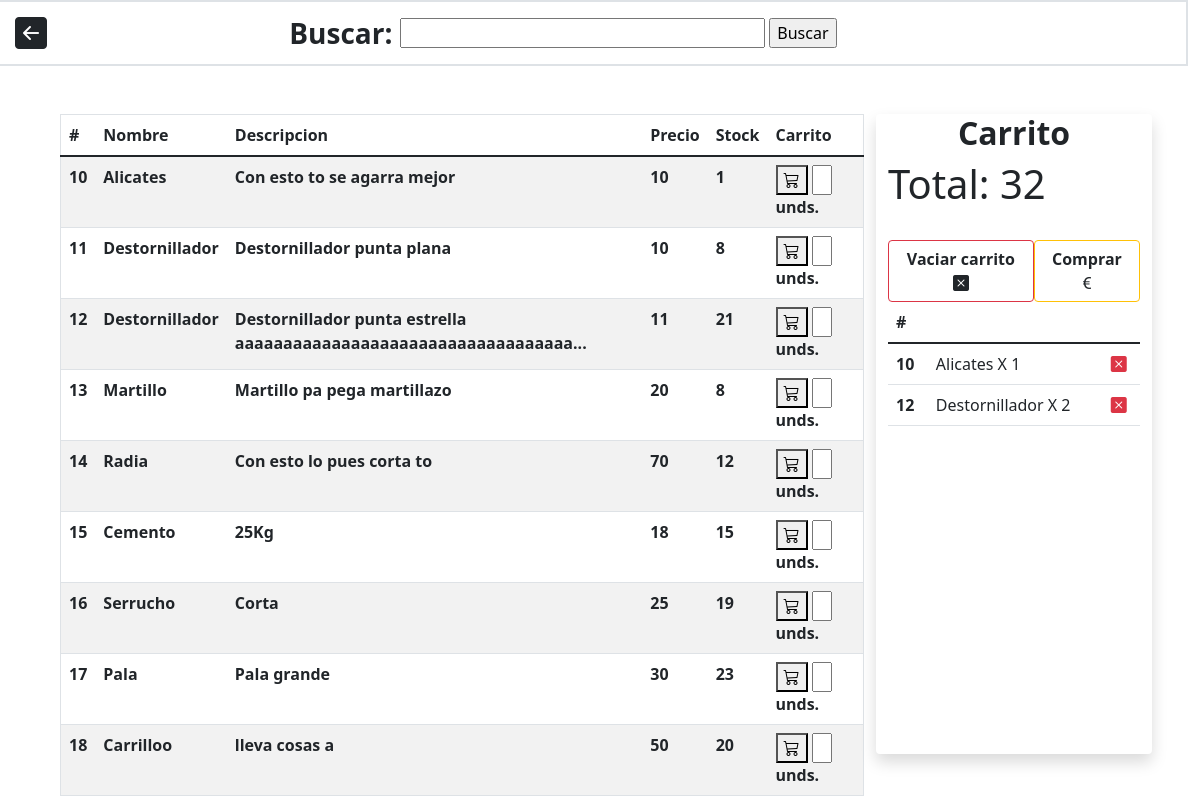
/proyecto/funciones/venta/vender/vender.php (signed in), run on the app's committed database.
### tables this page shows
CREATE TABLE `item` (
  `id_item` int(4) NOT NULL,
  `nombre` varchar(50) NOT NULL,
  `descripcion` varchar(500) NOT NULL,
  `precio` double NOT NULL,
  `stock` int(4) NOT NULL
);

CREATE TABLE `ventaitem` (
  `id_item` int(11) NOT NULL,
  `id_venta` int(11) NOT NULL,
  `cantidad` int(6) NOT NULL
);

### proyecto/clases/item.php (called while the page is built, shortened)
<?php
require_once("conexion.php");
class Item{
    public function getId(){
        return $this->id;
    }
    public static function buscarItem(string $item):array{
        if ($item!=null) {
            $conexion = Conexion::crearConexion();
            $query = "SELECT * FROM `item` WHERE nombre LIKE ?";
            $resultado = $conexion->hacerConsulta($query, $item);
            $items = [];
            foreach ($resultado as $item) {
                $nuevo = new Item($item->id_item, $item->nombre, $item->descripcion, $item->precio, $item->stock);
                array_push($items, $nuevo);
            }
            return $items;
        }
        return [];
    }
    public static function buscarItemId(int $id_item):?Item{
        if ($id_item!=null) {
            $conexion = Conexion::crearConexion();
            $query = "SELECT * FROM `item` WHERE id_item = ?";
            $item = $conexion->hacerConsulta($query, $id_item);
            $item = $item[0];
            $nuevo = new Item($item->id_item, $item->nombre, $item->descripcion, $item->precio, $item->stock);
            return $nuevo;
        }
        return null;
    }
}

### proyecto/clases/conexion.php (called while the page is built, shortened)
<?php
class Conexion{
    private static $instancia = null;
    public ?PDO $conexion = null;
    private function __construct(){
        $this->conexion = new PDO("mysql:host=localhost;dbname=proyecto", "root", "");
    }
    public static function crearConexion():Conexion|Exception{
        if (self::$instancia==null) {
            try {
                self::$instancia = new Conexion();
            } catch (PDOException $e) {
                return $e;
            }
        }
        return self::$instancia;
    }
    public function hacerConsulta($query, ...$parametros):array{
        $prep = $this->conexion->prepare($query);
        for ($i=1; $i < count($parametros)+1; $i++) {
            $prep->bindValue($i, $parametros[$i-1]);
        }
        $prep->execute();
        $res=[];
        for ($i=0; $i < $prep->rowCount(); $i++) {
            $res[$i]=$prep->fetchObject();
        }
        return $res;
    }
}

### proyecto/clases/venta.php (called while the page is built, shortened)
<?php
require_once("conexion.php");
require_once("item.php");
    class Venta{
        private Conexion $conexion;
        public function __construct(private int $id_empleado, private $valor=0, private $fecha="", private $id=null){
            $this->conexion = Conexion::crearConexion();
        }
        public static function recuperarInstanciaVenta($idVenta):Venta{
            $conexion = Conexion::crearConexion();
            $query = "SELECT * FROM `venta` WHERE id_venta = ?; ";
            $res = $conexion->hacerConsulta($query, $idVenta);
            $res = $res[0];
            return new Venta($res->id_empleado, $res->valor, $res->fecha, $res->id_venta);
        }
        public function consultarVentaItem():array{
            $query = "SELECT * FROM `ventaItem` WHERE id_venta = ?; ";
            return $this->conexion->hacerConsulta($query, $this->id);
        }
        public function obtenerValor():array{
            $query = "SELECT SUM(I.precio*VI.cantidad) AS total FROM ventaitem VI JOIN item I ON VI.id_item = I.id_item WHERE VI.id_venta=?;";
            return $this->conexion->hacerConsulta($query, $this->id);
        }
    }

### proyecto/funciones/venta/vender/vender.php (the view, shortened to what this page needs)
<?php
require_once("../../../clases/item.php");
require_once("../../../clases/venta.php");
?>
<!DOCTYPE html>
<html lang="en">
<head>
    <link href="https://cdn.jsdelivr.net/npm/bootstrap@5.1.3/dist/css/bootstrap.min.css" rel="stylesheet">
    <link rel="stylesheet" href="https://cdn.jsdelivr.net/npm/bootstrap-icons@1.7.1/font/bootstrap-icons.css">
</head>
<header class="row border border-2 w-100">
    <form class="col-1" action="../../atras/atras.php">
        <button class="btn"><i class="bi bi-arrow-left-square-fill fs-2"></i></button>
    </form>
    <div class="d-flex justify-content-center align-items-center col-10">
        <span class="fs-3 fw-bold me-2">Buscar: </span>
        <form method="GET" class="w-50">
            <input class="w-75" id="input" name="busqueda" type="text" value=<?= $_GET['busqueda']??"" ?>>
            <input id="buscar" type="submit" value="Buscar">
        </form>
    </div>
</header>
<body>
    <div class="row mt-5 ms-5 me-5">
        <div class="col-9 d-flex flex-column align-items-center">
                <table class="border table table-striped">
                    <thead>
                        <tr>
                            <th scope="col">#</th>
                            <th scope="col">Nombre</th>
                            <th scope="col">Descripcion</th>
                            <th scope="col">Precio</th>
                            <th scope="col">Stock</th>
                            <th scope="col">Carrito</th>
                        </tr>
                    </thead>
                    <tbody>
                        <?php
                    if (isset($_GET["busqueda"])) {
                        $resultado = Item::buscarItem("%".$_GET["busqueda"]."%");
                        listar($resultado);
                    }
                    else{
                        $resultado = Item::buscarItem("%");
                        listar($resultado);
                    }
                    function listar($datos){
                        foreach($datos as $item){ ?>
                    <tr>
                        <th scope="col"><?= $item->getId() ?></th>
                        <th scope="col"><?= $item->nombre ?></th>
                        <th scope="col">
                            <?php echo strlen($item->descripcion)>65 ? substr($item->descripcion,0,65)."..." :  $item->descripcion; ?>
                        </th>
                        <th scope="col"><?= $item->precio ?></th>
                        <th scope="col"><?= $item->stock ?></th>
                        <th scope="col">
                            <form action="carrito.php">
                                <button type="submit">
                                    <i class="bi bi-cart3"></i>
                                </button>
                                <input required min=1 max="<?= $item->stock ?>" class="w-25" id="unidades" name="unidades" type="number">
                                <label for="unidades"> unds.</label>
                            </form>
                        </th>
                    </tr>
                    <?php
                }
            }
            ?>
                    </tbody>
                </table>
    </div>
    <div class="col-3 shadow rounded overflow-auto" style="height: 40rem">
        <h2 class="text-center"><b>Carrito</b></h2>
        <?php
            if (isset($_SESSION["carrito"]) && $_SESSION["carrito"]!=null) {
                ?>
                <table class="table ">
                <thead>
                    <tr>
                        <th scope="col">#</th>
                        <th scope="col"></th>
                        <th scope="col"></th>
                    </tr>
                </thead>
                <tbdy>
                <?php
                $venta = Venta::recuperarInstanciaVenta($_SESSION["carrito"]);
                $carrito = $venta->consultarVentaItem();
                foreach($carrito as $ventaItem){
                    $item = Item::buscarItemId($ventaItem->id_item);
                    ?>
                    <tr>
                        <th scope="row"><?= $item->getId() ?></th>
                        <td><?= $item->nombre ?> X <?= $ventaItem->cantidad ?></td>
                        <td>
                            <a class="text-danger" href="quitarItem.php?busqueda=<?= $_GET['busqueda']??"" ?>&&eliminar=<?= $item->getId() ?>">
                                <i class="bi bi-x-square-fill"></i>
                            </a>
                        </td>
                    </tr>
                <?php } ?>
                </tbdy>
                <h1>Total: <?= $venta->obtenerValor()[0]->total ?? 0 ?></h1>
                <br>
                <div class="d-flex justify-content-around">
                    <a class="btn btn-outline-danger text-dark" href="vaciarCarrito.php"><b>Vaciar carrito <i class="bi bi-x-square-fill"></i></b></a>
                    <a class="btn btn-outline-warning text-dark" href="comprar.php?"<?= $_GET['busqueda']??"" ?>>
                        <b>Comprar<i class="bi bi-currency-euro"></i></b>
                    </a>
                </div>
                <?php } ?>
            </div>
</div>
</body>
</html>

### data on the page
item: Id "10", nombre "Alicates", descripcion "Con esto to se agarra mejor", precio "10", stock "1"
item: id_item "11", nombre "Destornillador", descripcion "Destornillador punta plana", precio "10", stock "8"
item: id_item "12", nombre "Destornillador", descripcion "Destornillador punta estrella aaaaaaaaaaaaaaaaaaaaaaaaaaaaaaaaaaa", precio "11", stock "21"
item: id_item "13", nombre "Martillo", descripcion "Martillo pa pega martillazo", precio "20", stock "8"
item: id_item "14", nombre "Radia", descripcion "Con esto lo pues corta to", precio "70", stock "12"
item: id_item "15", nombre "Cemento", descripcion "25Kg", precio "18", stock "15"
item: id_item "16", nombre "Serrucho", descripcion "Corta", precio "25", stock "19"
item: id_item "17", nombre "Pala", descripcion "Pala grande", precio "30", stock "23"
item: id_item "18", nombre "Carrilloo", descripcion "lleva cosas a", precio "50", stock "20"
ventaitem: id_item.id_item "10", id_item.nombre "Alicates", cantidad "1"
ventaitem: id_item.id_item "12", id_item.nombre "Destornillador", cantidad "2"

### other printed values
$venta->obtenerValor()[0]->total "32"
